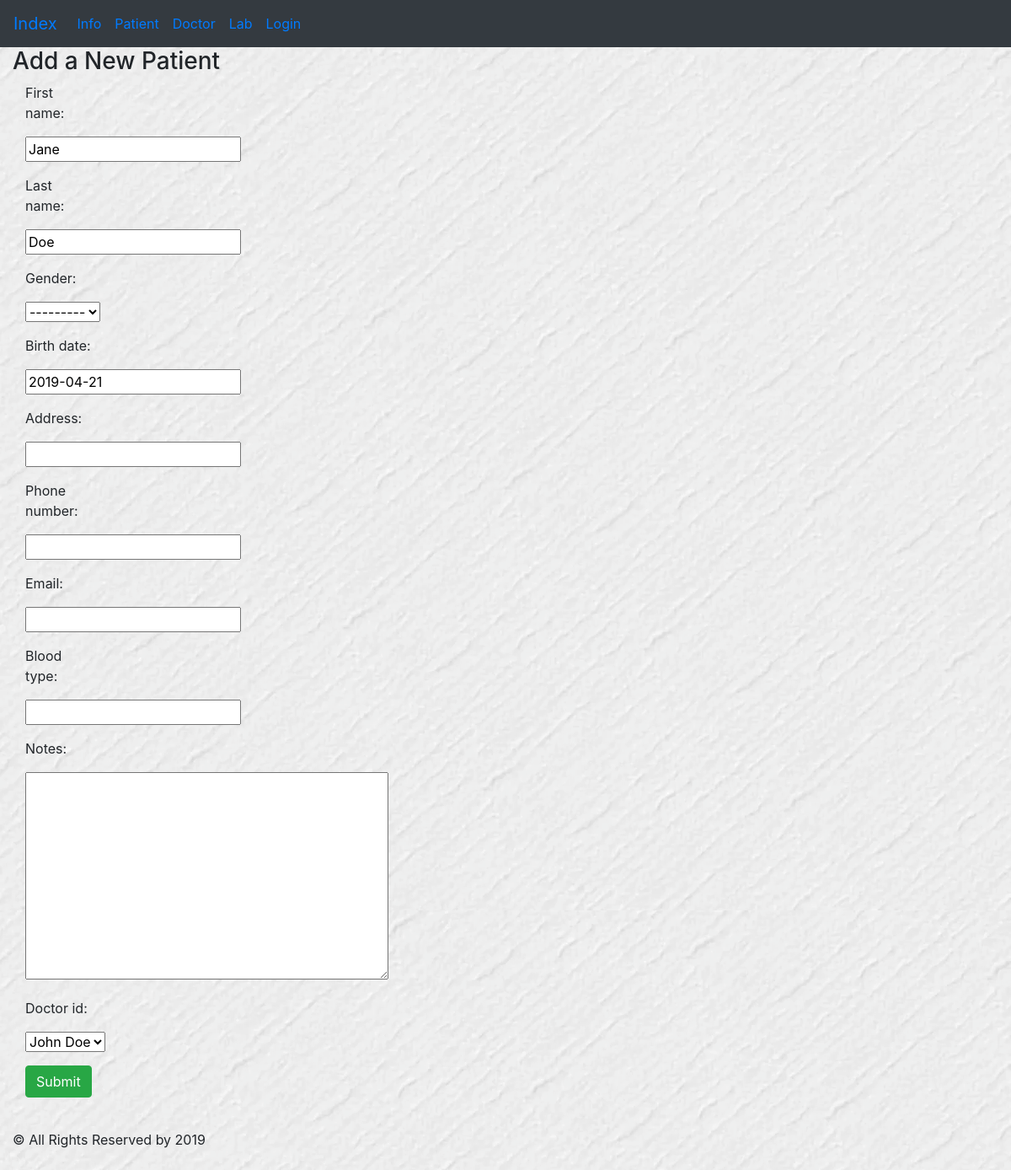
The app's page /doctor/patient/1/update, older data.
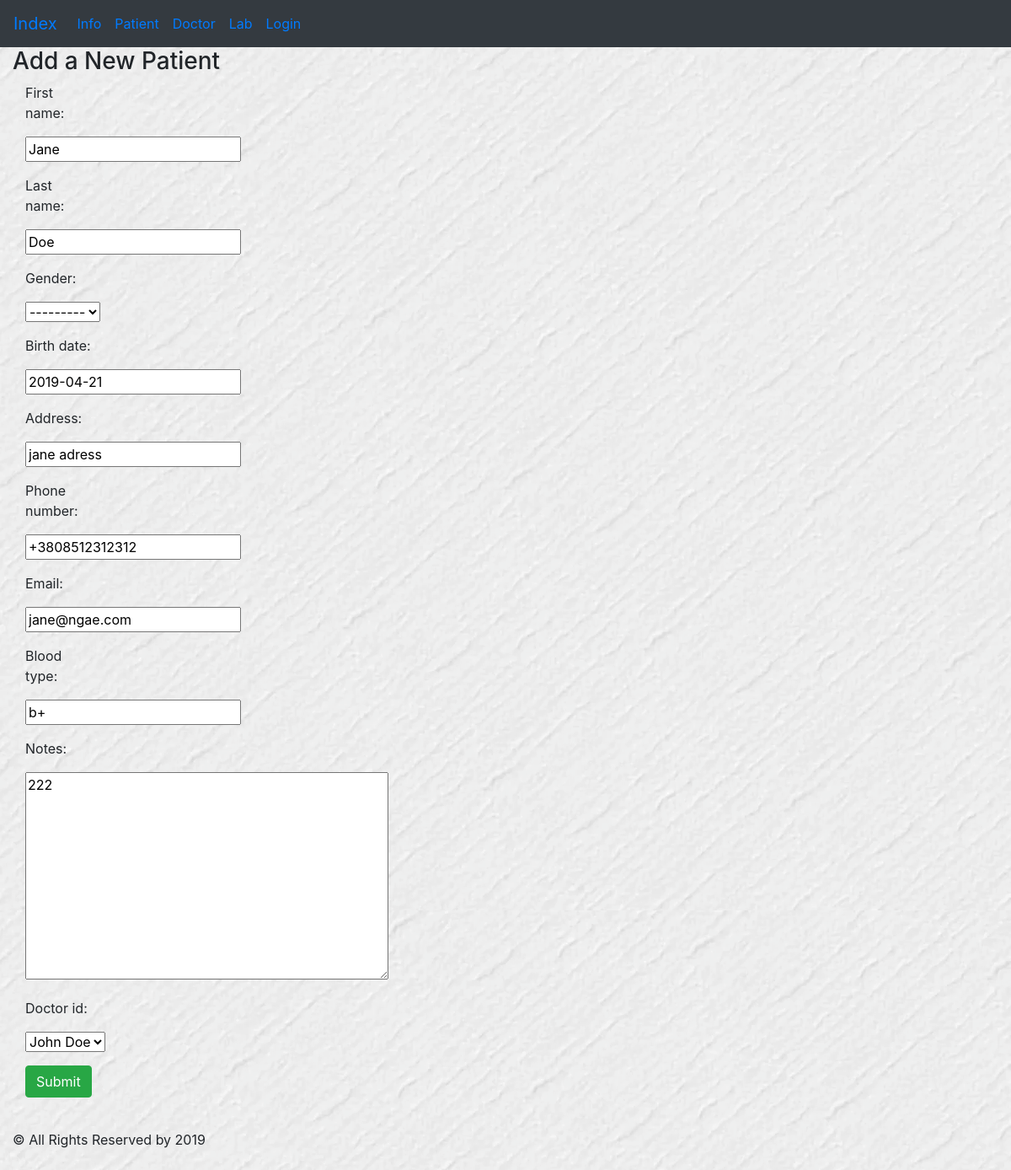
The same page, newer data.
### doctor/models.py (models this page shows, shortened)
class Patient(models.Model):
    GENDER = (
        (0, 'Male'),
        (1, 'Female')
    )
    first_name = models.CharField(max_length=45)
    middle_name = models.CharField(max_length=45)
    last_name = models.CharField(max_length=45)
    passport_id = models.CharField(max_length=8, default='AA000000')
    gender = models.BooleanField(choices=GENDER)
    birth_date = models.DateField(blank=True, default=timezone.now)
    address = models.CharField(max_length=90, blank=True)
    phone_number = models.CharField(max_length=15, blank=True)
    email = models.CharField(max_length=254, blank=True)
    blood_type = models.CharField(max_length=3, blank=True)
    notes = models.TextField(max_length=1000, blank=True)
    doctor_id = models.ForeignKey(Doctor, on_delete=models.SET_NULL, null=True)

### doctor/views.py (the view)
# urls.py: path('patient/<int:pk>/update', views.PatientUpdate.as_view(),  name='update_patient'),
class PatientUpdate(UpdateView):
    model = Patient
    fields = ['first_name', 'first_name', 'last_name', 'gender', 'birth_date', 'address', 'phone_number', 'email',
              'blood_type', 'notes', 'doctor_id']

### doctor/models.py (called while the page is built)
    def __str__(self):
        return self.first_name + ' ' + self.last_name

### doctor/templates/doctor/patient_form.html (shortened to what this page needs)
{% extends 'extends/base.html' %}
{% block content %}
<div class="container-fluid">
    <div class="row">
        <div class="col-sm-12 col-md-7">
            <div class="panel panel-default">
                <div class="panel-body">
                    <h3>Add a New Patient</h3>
                    <form class="form-horizontal" role="form" action="" method="post" enctype="multipart/form-data">
                        {% include 'doctor/patient_template.html' %}
                        <div class="form-group">
                            <div class="col-sm-offset-2 col-sm-10">
                                <button type="submit" class="btn btn-success">Submit</button>
                            </div>
                        </div>
                    </form>
                </div>
            </div>
        </div>
</div>
</div>
{% endblock %}

### doctor/templates/doctor/patient_template.html (shortened to what this page needs)
{% for field in form %}
    <div class="form-group">
        <label class="control-label col-sm-2" for="song_title">{{ field.label_tag }}</label>
        <div class="col-sm-10">{{ field }}</div>
    </div>
{% endfor %}

Row changes from the older to the newer data that the page shows:
changed Patient "Jane": address (not shown) → "jane adress"; phone_number (not shown) → "+3808512312312"; email (not shown) → "jane@ngae.com"; blood_type (not shown) → "b+"; notes (not shown) → "222"
